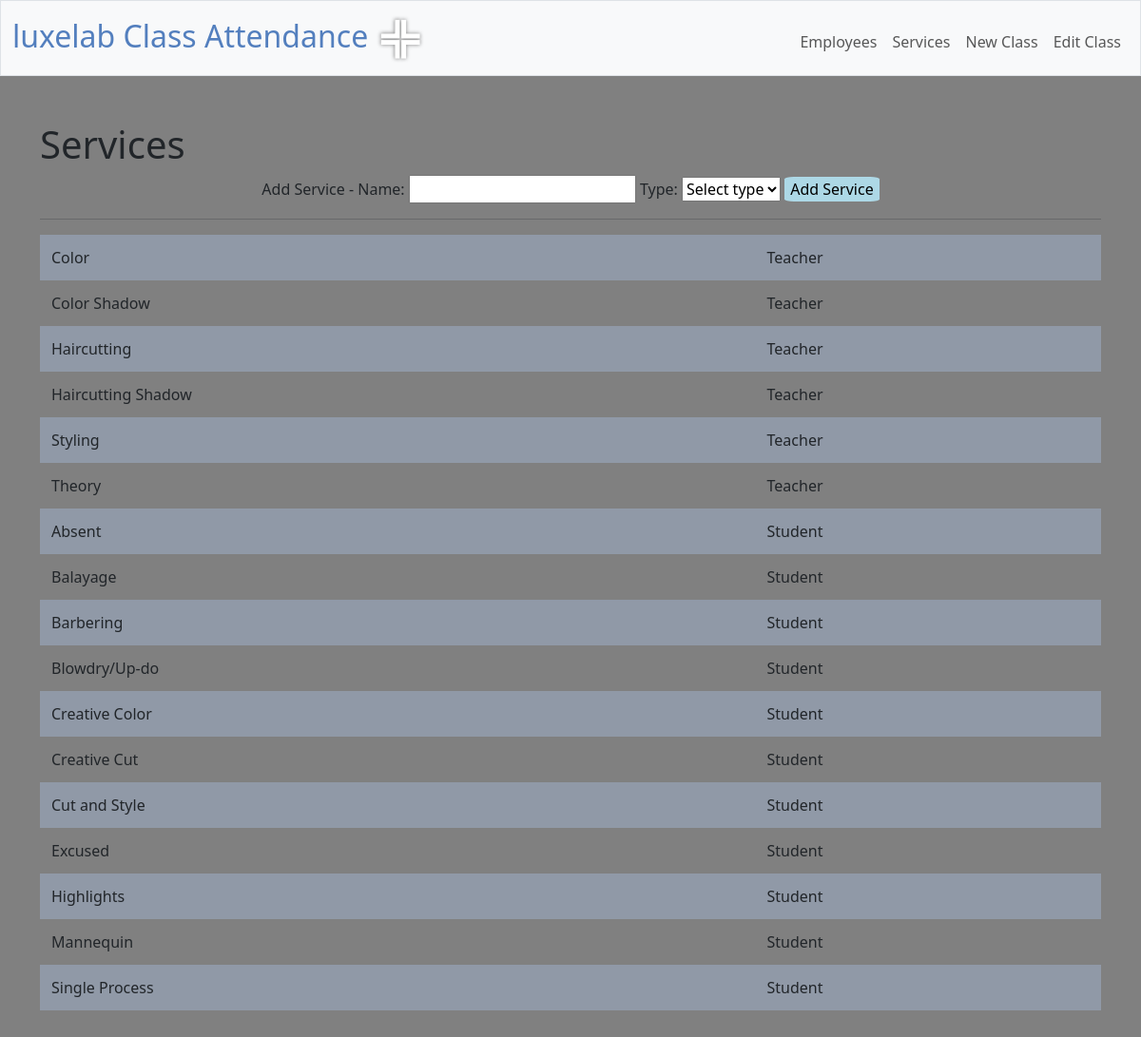
/services, run on the app's committed database.
### models.py (models this page shows)
class Base(MappedAsDataclass, DeclarativeBase):
    pass

class Services(Base):
    __tablename__ = "services"
    id: Mapped[int] = mapped_column(primary_key=True,init=False)
    service: Mapped[str]
    service_type: Mapped[int]
    class_joins = relationship("Class_join", back_populates="services")

### app.py (the view)
@app.route("/services")
def get_services():
    stmt = select(Services).order_by(Services.service_type, Services.service)
    with engine.connect() as connection:
        results = connection.execute(stmt).fetchall()
    return render_template("./services.html", results=results)

### app.py (called while the page is built)
@app.after_request
def after_request(response):
    response.headers["Cache-Control"] = "no-cache, no-store, must-revalidate"
    response.headers["Expires"] = 0
    response.headers["Pragma"] = "no-cache"
    return response

### templates/services.html (shortened to what this page needs)
{% extends "layout.html" %}
{% block main %}
    <h1 style="text-align: left;">Services</h1>
    <div name="add_service">
        <form method="post" action="/add_service">
            Add Service - Name: <input id="service_name" name="service_name" type="text" required>
            Type:
            <select id="type" name="type" required>
                <option value="" selected disabled hidden>Select type</option>
            </select>
            <input type="submit" name="add" value="Add Service">
        </form>
    </div>
    <hr>
    <div>
        {% if results %}
        <table style="text-align: left;" name="services">
            <form method="post" action="/edit_service">
            {% for result in results %}
                <tr id={{result.id}} name="service_row">
                    <td>
                        {{ result.service }}
                    </td>
                    <td>{% if result.service_type == 0 %}
                        Teacher
                    {% else %}
                        Student
                    {% endif %}
                    </td>
                </tr>
                {% endfor %}
            </form>
        </table>
        {% else %}
            <h3>No services found</h3>
        {% endif %}
    </div>
{% endblock %}

### static/styles.css (style rules this page uses)
input[type="submit"], input[type="button"] { border-radius: 10%; background-color: lightblue; border: none; }
body { background-color: gray; }
table { background-color: transparent; margin-bottom: 1rem; width: 100%; }
table th, table td { padding: 0.75rem; vertical-align: middle; }
tbody tr:nth-of-type(odd) { background-color: rgb(179, 208, 255, 0.3) }

### data on the page
Services: service "Color", service_type "Teacher"
Services: service "Color Shadow", service_type "Teacher"
Services: service "Haircutting", service_type "Teacher"
Services: service "Haircutting Shadow", service_type "Teacher"
Services: service "Styling", service_type "Teacher"
Services: service "Theory", service_type "Teacher"
Services: service "Absent", service_type "Student"
Services: service "Balayage", service_type "Student"
Services: service "Barbering", service_type "Student"
Services: service "Blowdry/Up-do", service_type "Student"
Services: service "Creative Color", service_type "Student"
Services: service "Creative Cut", service_type "Student"
Services: service "Cut and Style", service_type "Student"
Services: service "Excused", service_type "Student"
Services: service "Highlights", service_type "Student"
Services: service "Mannequin", service_type "Student"
Services: service "Single Process", service_type "Student"
